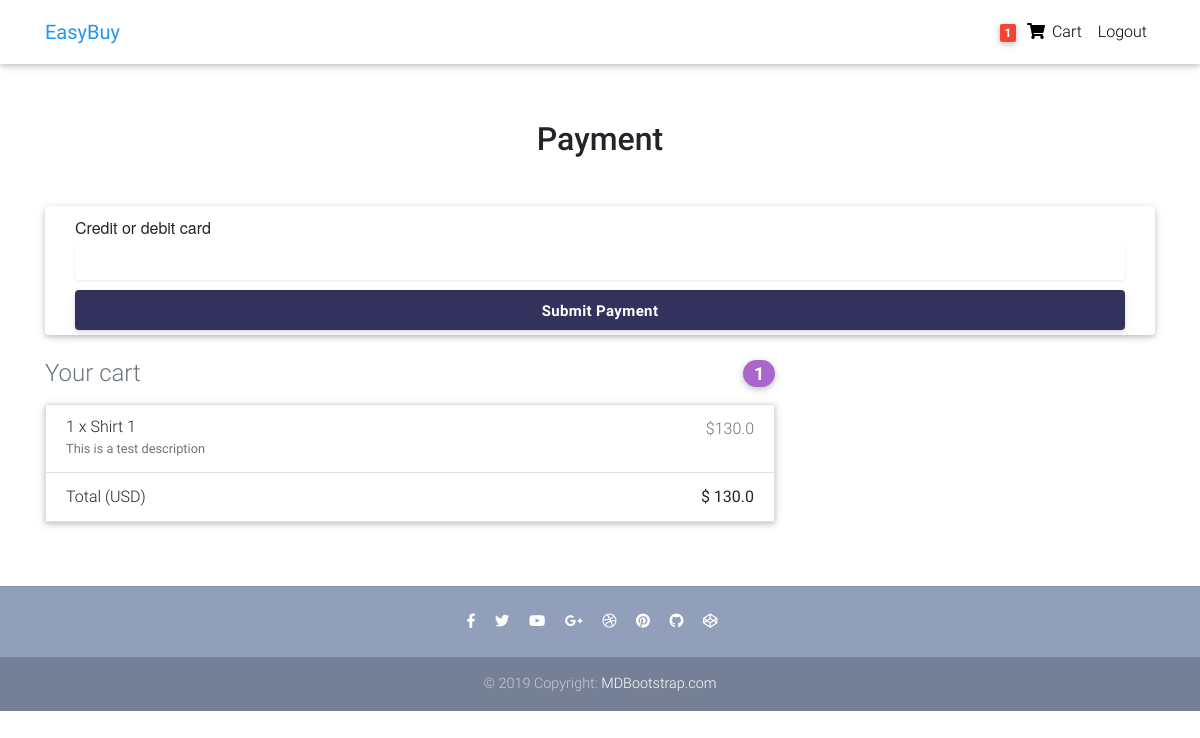
The app's page /payment/shirt-1/ (signed in) with its own data.
### core/models.py (models this page shows, shortened)
class Order(models.Model):
	user = models.ForeignKey(settings.AUTH_USER_MODEL, on_delete = models.CASCADE)
	ref_code = models.CharField(max_length = 20)
	ordered = models.BooleanField(default = False)
	items = models.ManyToManyField(OrderItem)
	start_date = models.DateTimeField(auto_now_add = True)
	ordered_date = models.DateTimeField()
	billing_address = models.ForeignKey('Address', related_name = 'billing_address', on_delete = models.SET_NULL, blank = True, null = True)
	shipping_address = models.ForeignKey('Address', related_name = 'shipping_address', on_delete = models.SET_NULL, blank = True, null = True)
	payment = models.ForeignKey('Payment', on_delete = models.SET_NULL, blank = True, null = True)
	coupon = models.ForeignKey('Coupon', on_delete = models.SET_NULL, blank = True, null = True)
	being_delivered = models.BooleanField(default = False)
	recieved = models.BooleanField(default = False)
	refund_requested = models.BooleanField(default = False)
	refund_granted = models.BooleanField(default = False)
	def get_total_price(self):
		total_price = 0
		for order_item in self.items.all():
			total_price += order_item.get_final_price()
		if self.coupon:
			total_price -= self.coupon.amount
		return total_price

class OrderItem(models.Model):
	item = models.ForeignKey(Item, on_delete = models.CASCADE)
	quantity = models.IntegerField(default = 1)
	def get_total_item_price(self):
		return self.quantity * self.item.price
	def get_final_price(self):
		if self.item.discount_price:
			return self.get_total_discount_item_price()
		return self.get_total_item_price()

class Item(models.Model):
	title = models.CharField(max_length = 100)
	price = models.FloatField()
	discount_price = models.FloatField(blank = True, null = True)
	category = models.CharField(choices = CATEGORY_CHOICES, max_length = 2, default = "S")
	label = models.CharField(choices = LABEL_CHOICES, max_length = 1, default = 'P')
	slug = models.SlugField()
	description = models.TextField(default = 'This is a test description')
	image = models.ImageField(blank = True, null = True)

### core/views.py (the view, shortened to what this page needs)
# urls.py: path('payment/<slug:payment_option>/', PaymentView.as_view(), name = 'payment'),
class PaymentView(View):
	def get(self, *args, **kwargs):
		order = Order.objects.get(user = self.request.user, ordered = False)
		if not order.billing_address:
			messages.warning(self.request, 'You do not have a billing address')
			return redirect('core:checkout')
		context = {
			'STRIPE_PUBLISH_KEY': settings.STRIPE_PUBLISH_KEY,
			'order': order,
			'COUPON_FORM': False,
		}
		return render(self.request, 'payment.html', context)

### core/templatetags/cart_template_tags.py (called while the page is built)
@register.filter
def cart_item_count(user):
	if user.is_authenticated:
		order_qs = Order.objects.filter(user = user, ordered = False)
		if order_qs.exists():
			return order_qs[0].items.count()
	return 0

### templates/payment.html (shortened to what this page needs)
{% extends "base.html" %}
{% block content %}
  <main >
    <div class="container wow fadeIn">
      <h2 class="my-5 h2 text-center">Payment</h2>
      <div class="row">
        <div class="col-md-12 mb-4">
          <div class="card">
            <div class="new-card-form">
              <form action="." method="post" class="stripe-form" id="stripe-form">
                  <div class="stripe-form-row" id="creditCard">
                      <label for="card-element" id="stripeBtnLabel">
                          Credit or debit card
                      </label>
                      <div id="card-element" class="StripeElement StripeElement--empty"><div class="__PrivateStripeElement" style="margin: 0px !important; padding: 0px !important; border: none !important; display: block !important; background: transparent !important; position: relative !important; opacity: 1 !important;"><iframe frameborder="0" allowtransparency="true" scrolling="no" name="__privateStripeFrame5" allowpaymentrequest="true" src="https://js.stripe.com/v3/elements-inner-card-19066928f2ed1ba3ffada645e45f5b50.html#style[base][color]=%2332325d&amp;style[base][fontFamily]=%22Helvetica+Neue%22%2C+Helvetica%2C+sans-serif&amp;style[base][fontSmoothing]=antialiased&amp;style[base][fontSize]=16px&amp;style[base][::placeholder][color]=%23aab7c4&amp;style[invalid][color]=%23fa755a&amp;style[invalid][iconColor]=%23fa755a&amp;componentName=card&amp;wait=false&amp;rtl=false&amp;keyMode=test&amp;origin=https%3A%2F%2Fstripe.com&amp;referrer=https%3A%2F%2Fstripe.com%2Fdocs%2Fstripe-js&amp;controllerId=__privateStripeController1" title="Secure payment input frame" style="border: none !important; margin: 0px !important; padding: 0px !important; width: 1px !important; min-width: 100% !important; overflow: hidden !important; display: block !important; height: 19.2px;"></iframe><input class="__PrivateStripeElement-input" aria-hidden="true" aria-label=" " autocomplete="false" maxlength="1" style="border: none !important; display: block !important; position: absolute !important; height: 1px !important; top: 0px !important; left: 0px !important; padding: 0px !important; margin: 0px !important; width: 100% !important; opacity: 0 !important; background: transparent !important; pointer-events: none !important; font-size: 16px !important;"></div></div>
                  </div>
                  <div class="stripe-form-row">
                    <button id="stripeBtn">Submit Payment</button>
                  </div>
                  <div id="card-errors" role="alert"></div>
              </form>
            </div>
          </div>
        </div>
        {% include "order_snippet.html" %}
      </div>
    </div>
  </main>
{% endblock content %}

### templates/navbar.html (shortened to what this page needs)
{% load cart_template_tags %}
<nav class="navbar fixed-top navbar-expand-lg navbar-light white scrolling-navbar">
    <div class="container">
      <a class="navbar-brand waves-effect" href="/">
        <strong class="blue-text">EasyBuy</strong>
      </a>
      <div class="collapse navbar-collapse" id="navbarSupportedContent">
        <ul class="navbar-nav nav-flex-icons">
          {% if request.user.is_authenticated %}
          <li class="nav-item">
            <a href="{% url 'core:order-summary' %}" class="nav-link waves-effect">
              <span class="badge red z-depth-1 mr-1"> {{ request.user|cart_item_count }} </span>
              <i class="fas fa-shopping-cart"></i>
              <span class="clearfix d-none d-sm-inline-block"> Cart </span>
            </a>
          </li>
          <li class="nav-item">
            <a class="nav-link waves-effect" href="{% url 'account_logout' %}">
              <span class="clearfix d-none d-sm-inline-block"> Logout </span>
            </a>
          </li>
          {% endif %}
        </ul>
      </div>
    </div>
  </nav>

### templates/order_snippet.html (shortened to what this page needs)
<div class="col-md-8 mb-4">
    <h4 class="d-flex justify-content-between align-items-center mb-3">
    <span class="text-muted">Your cart</span>
    <span class="badge badge-secondary badge-pill">{{ order.items.count }}</span>
    </h4>
    <ul class="list-group mb-3 z-depth-1">
    {% for order_item in order.items.all %}
    <li class="list-group-item d-flex justify-content-between lh-condensed">
        <div>
        <h6 class="my-0">{{ order_item.quantity }} x {{ order_item.item.title}}</h6>
        <small class="text-muted">{{ order_item.item.description}}</small>
        </div>
        <span class="text-muted">${{ order_item.get_final_price }}</span>
    </li>
    {% endfor %}
    <li class="list-group-item d-flex justify-content-between">
        <span>Total (USD)</span>
        <strong>$ {{ order.get_total_price }} </strong>
    </li>
    </ul>
</div>

### templates/payment.html (style rules this page uses)
#stripeBtnLabel { font-family: "Helvetica Neue", Helvetica, sans-serif; font-size: 16px; font-variant: normal; padding: 0; margin: 0; -webkit-font-smoothing: antialiased; font-weight: 500; display: block; }
#stripeBtn { border: none; border-radius: 4px; outline: none; text-decoration: none; color: #fff; background: #32325d; white-space: nowrap; display: inline-block; height: 40px; line-height: 40px; box-shadow: 0 4px 6px rgba(50, 50, 93, .11), 0 1px 3px rgba(0, 0, 0, .08); border-radius: 4px; font-size: 15px; font-weight: 600; letter-spacing: 0.025em; text-decoration: none; -webkit-transition: all 150ms ease; transition: all 150ms ease; float: left; width: 100% }
.stripe-form { padding: 5px 30px; }
#card-errors { height: 20px; padding: 4px 0; color: #fa755a; }
.stripe-form-row { width: 100%; float: left; margin-top: 5px; margin-bottom: 5px; }
.StripeElement { box-sizing: border-box; height: 40px; padding: 10px 12px; border: 1px solid transparent; border-radius: 4px; background-color: white; box-shadow: 0 1px 3px 0 #e6ebf1; -webkit-transition: box-shadow 150ms ease; transition: box-shadow 150ms ease; }

### templates/base.html (style rules this page uses)
html, body, header, .carousel { height: 60vh; }

### records on screen
Order: items.count "1", get_total_price "130.0"
OrderItem: quantity "1", item "Shirt 1", item.description "This is a test description", get_final_price "130.0"

### other values on screen
{{ request.user|cart_item_count }} "1"
